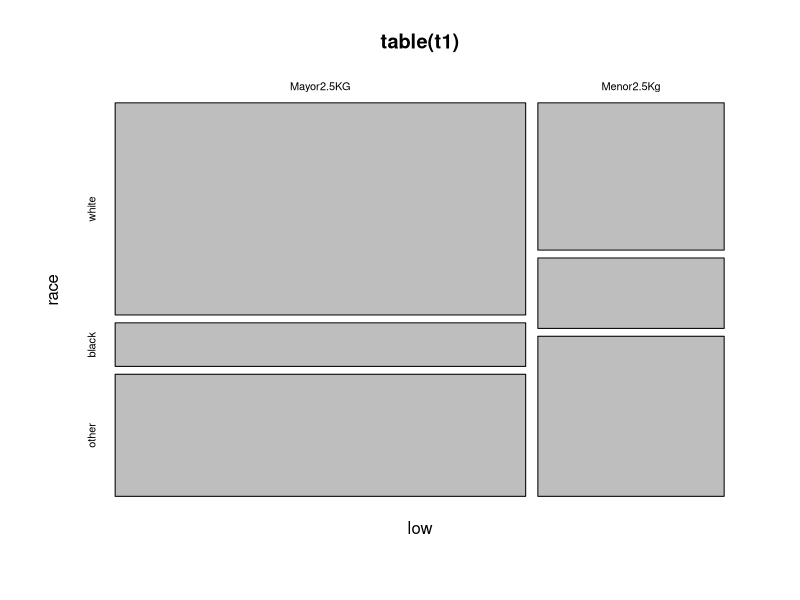
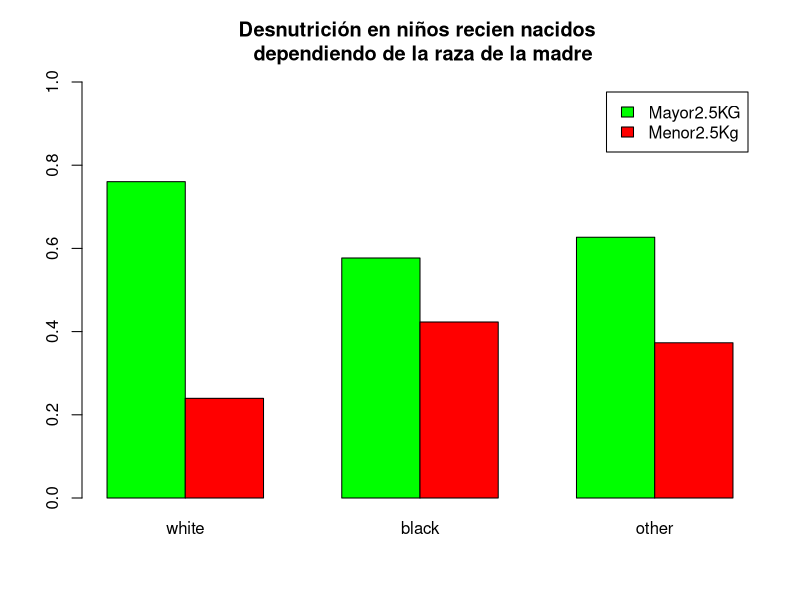
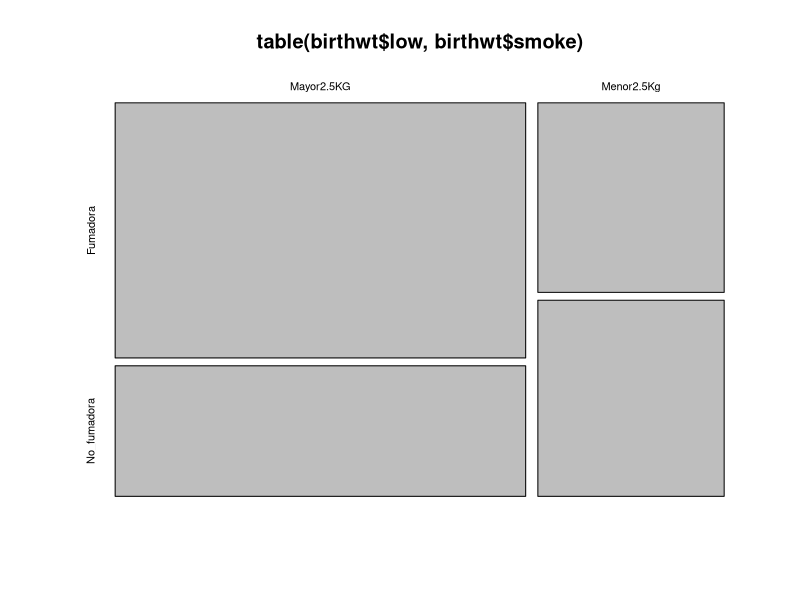
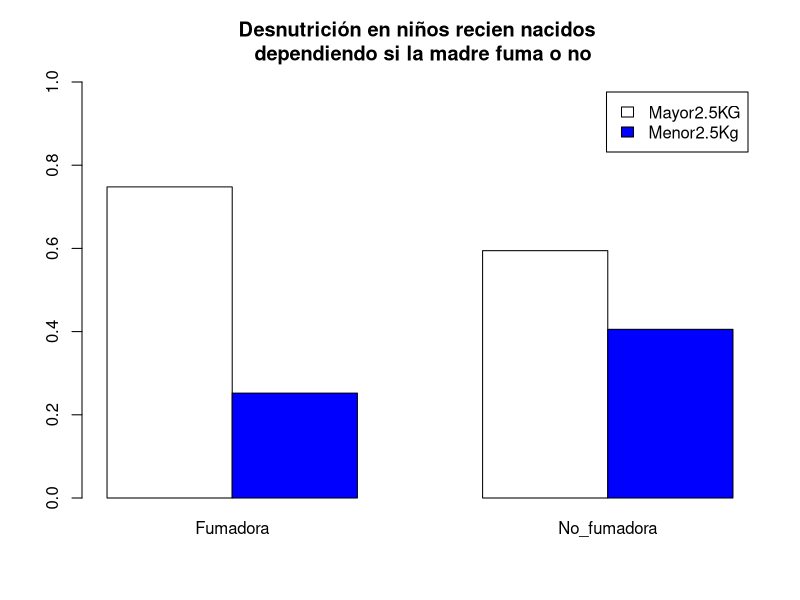
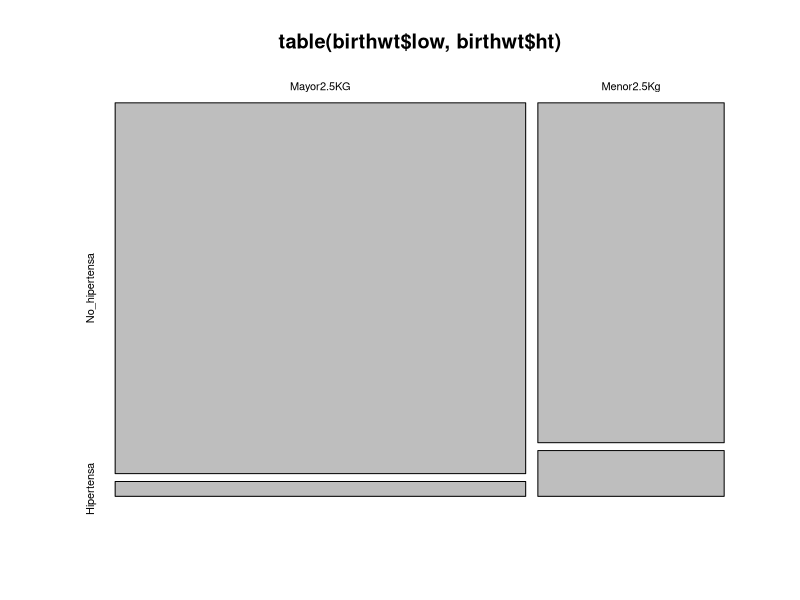
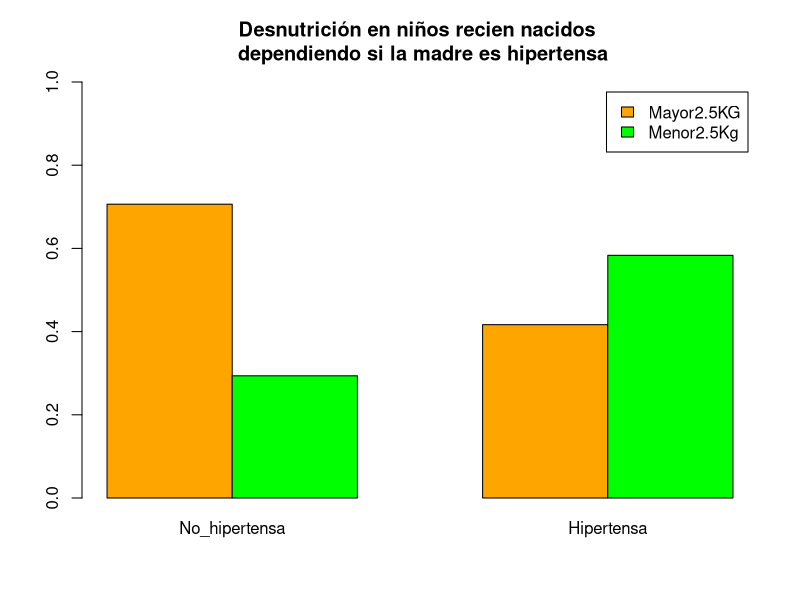
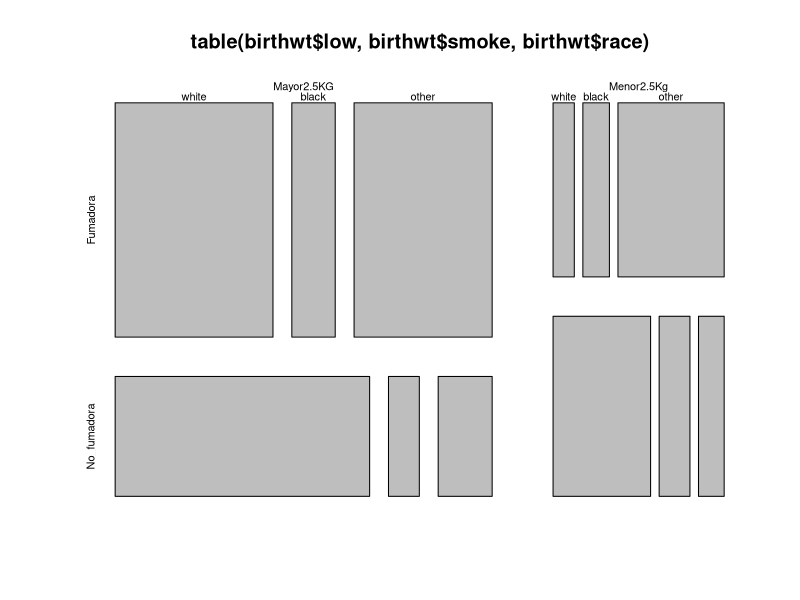

R code for these plots, in order:
## ---- chunk 1
knitr::opts_chunk$set(echo = TRUE)
## ---- chunk 2
library(MASS)
str(birthwt)
head(birthwt)
##help(birthwt)
## ---- chunk 3
t1 = birthwt[c("low", "race")]
t1$low = as.factor(t1$low)
t1$race = as.factor(t1$race)
levels(t1$low) = c("Mayor2.5KG", "Menor2.5Kg")
levels(t1$race) = c("white", "black", "other")
table(t1)
round(prop.table(table(t1), margin = 2),3)
## ---- chunk 4
plot(table(t1))

## ---- chunk 5
barplot(prop.table(table(t1), margin = 2), beside = TRUE, col = c("green", "red"), main = "Desnutrición en niños recien nacidos \n dependiendo de la raza de la madre", ylim = c(0, 1), legend.text = TRUE)
## ---- chunk 6
birthwt$low = as.factor(birthwt$low)
birthwt$smoke = as.factor(birthwt$smoke)
levels(birthwt$low) = c("Mayor2.5KG", "Menor2.5Kg")
levels(birthwt$smoke) = c("Fumadora", "No_fumadora")
table(birthwt$low,birthwt$smoke)
round(prop.table(table(birthwt$low,birthwt$smoke), margin = 2),3)
plot(table(birthwt$low,birthwt$smoke))
barplot(prop.table(table(birthwt$low,birthwt$smoke), margin = 2), beside = TRUE, col = c("white", "blue"), main = "Desnutrición en niños recien nacidos \n dependiendo si la madre fuma o no", ylim = c(0, 1), legend.text = TRUE)
## ---- chunk 7
birthwt$low = as.factor(birthwt$low)
birthwt$ht = as.factor(birthwt$ht)
levels(birthwt$low) = c("Mayor2.5KG", "Menor2.5Kg")
levels(birthwt$ht) = c("No_hipertensa", "Hipertensa")
table(birthwt$low,birthwt$ht)
round(prop.table(table(birthwt$low,birthwt$ht), margin = 2),3)
plot(table(birthwt$low,birthwt$ht))
barplot(prop.table(table(birthwt$low,birthwt$ht), margin = 2), beside = TRUE, col = c("orange", "green"), main = "Desnutrición en niños recien nacidos \n dependiendo si la madre es hipertensa", ylim = c(0, 1), legend.text = TRUE)
## ---- chunk 8
birthwt$low = as.factor(birthwt$low)
birthwt$race = as.factor(birthwt$race)
birthwt$smoke = as.factor(birthwt$smoke)
levels(birthwt$low) = c("Mayor2.5KG", "Menor2.5Kg")
levels(birthwt$race) = c("white", "black", "other")
levels(birthwt$smoke) = c("Fumadora", "No_fumadora")
ftable(table(birthwt$low,birthwt$smoke,birthwt$race), col.vars = c(2,3))
round(ftable(prop.table(table(birthwt$low,birthwt$smoke,birthwt$race), margin = c(2,3)), col.vars = c(2,3)),3)

## ---- chunk 9
plot(table(birthwt$low,birthwt$smoke,birthwt$race))
